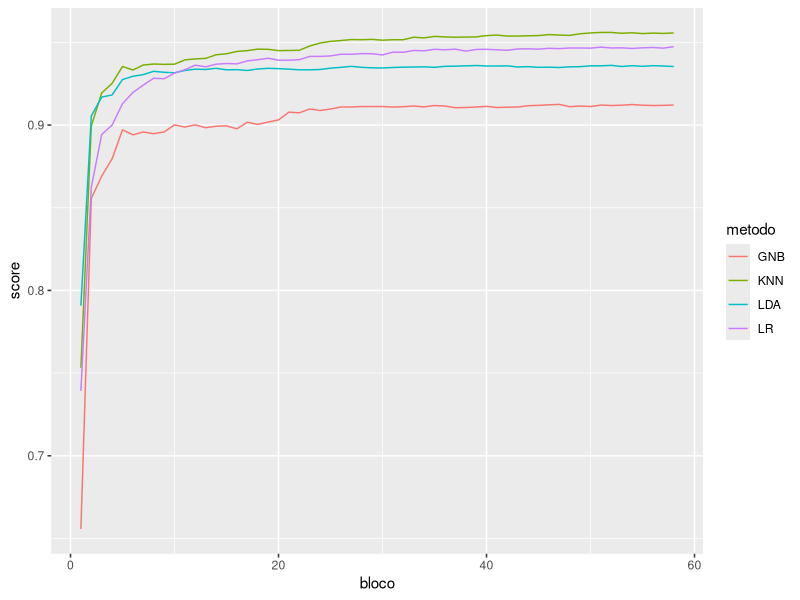
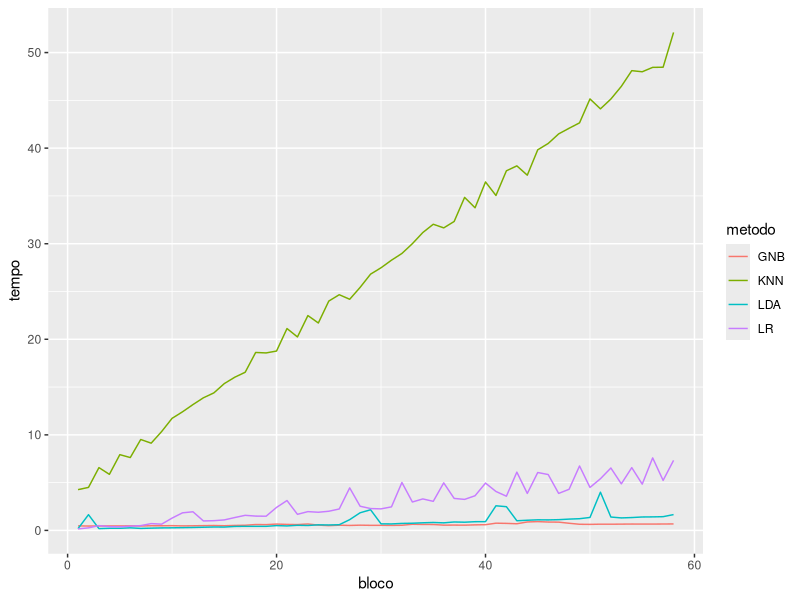
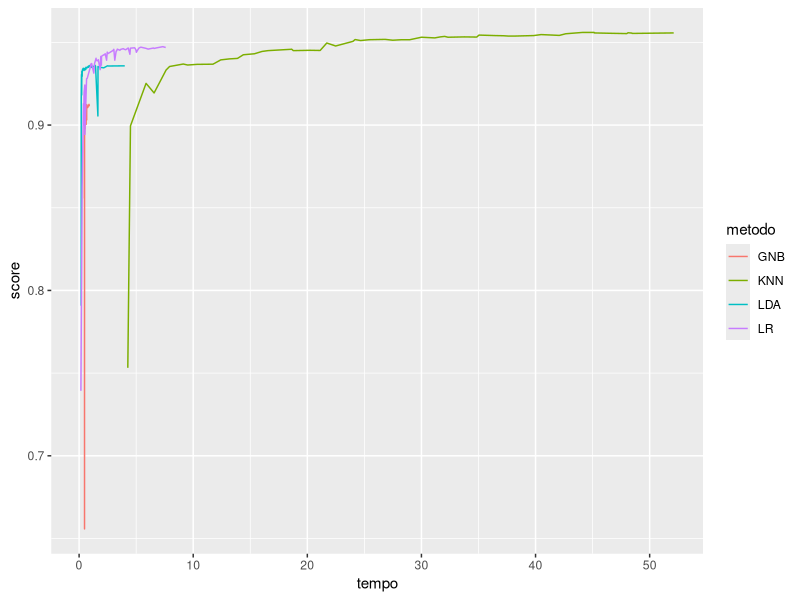
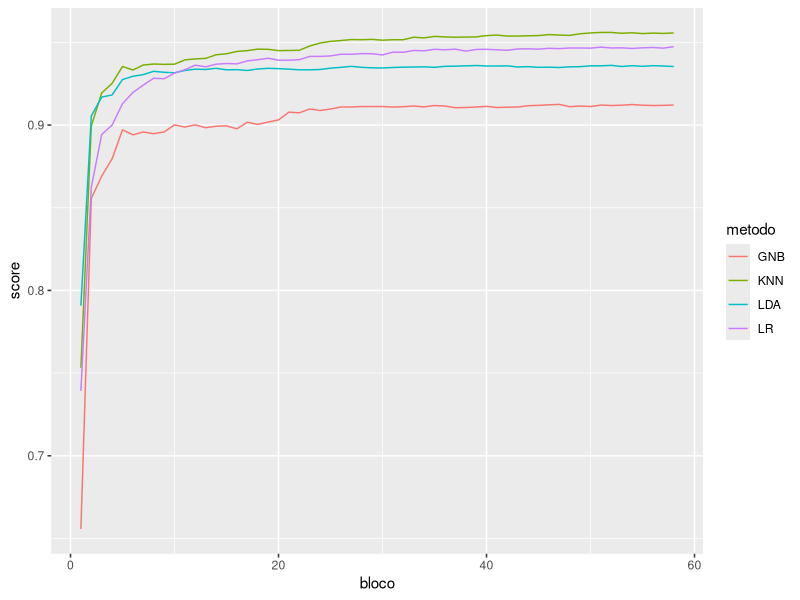
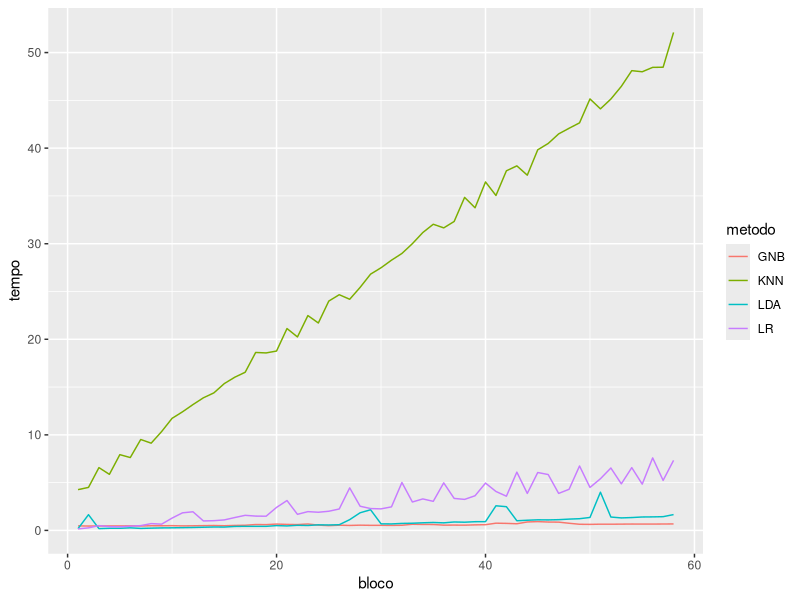
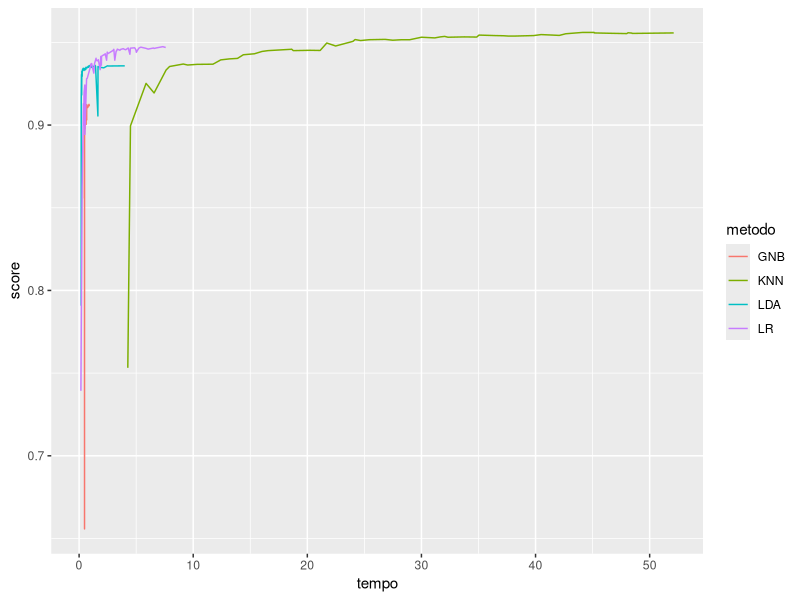

Here is the R script that generated these plots, in order: (Note: this script raises an error after producing the figures.)
## ---- chunk 1
knitr::opts_chunk$set(echo = TRUE)
## ---- chunk 2
blocos <- 1:58

## scores

lr_score <- c(
  0.7393, 0.8624, 0.8943, 0.9000, 0.9129, 0.9197, 0.9242, 
  0.9283, 0.9280, 0.9314, 0.9335, 0.9362, 0.9352, 0.9368, 
  0.9372, 0.9370, 0.9388, 0.9395, 0.9404, 0.9392, 0.9392, 
  0.9395, 0.9415, 0.9415, 0.9418, 0.9428, 0.9428, 0.9432, 
  0.9431, 0.9424, 0.9441, 0.9440, 0.9451, 0.9449, 0.9458, 
  0.9455, 0.9459, 0.9447, 0.9457, 0.9458, 0.9455, 0.9452, 
  0.9460, 0.9461, 0.9459, 0.9464, 0.9462, 0.9466, 0.9466, 
  0.9465, 0.9471, 0.9466, 0.9467, 0.9463, 0.9467, 0.9469, 
  0.9465, 0.9474
)
knn_score <- c(
  0.7532, 0.8995, 0.9194, 0.9252, 0.9354, 0.9333, 0.9363, 
  0.9369, 0.9367, 0.9368, 0.9394, 0.9400, 0.9403, 0.9425, 
  0.9431, 0.9445, 0.9450, 0.9459, 0.9458, 0.9450, 0.9451, 
  0.9452, 0.9478, 0.9496, 0.9506, 0.9511, 0.9517, 0.9516, 
  0.9518, 0.9513, 0.9516, 0.9516, 0.9531, 0.9527, 0.9536, 
  0.9533, 0.9531, 0.9532, 0.9533, 0.9541, 0.9544, 0.9538, 
  0.9538, 0.9540, 0.9541, 0.9547, 0.9544, 0.9542, 0.9552, 
  0.9557, 0.9560, 0.9560, 0.9555, 0.9558, 0.9553, 0.9556, 
  0.9554, 0.9557
)
gnb_score <- c(
  0.6558, 0.8556, 0.8691, 0.8796, 0.8971, 0.8941, 0.8958, 
  0.8948, 0.8958, 0.9001, 0.8988, 0.9001, 0.8984, 0.8993, 
  0.8995, 0.8977, 0.9017, 0.9004, 0.9018, 0.9031, 0.9078, 
  0.9074, 0.9097, 0.9088, 0.9097, 0.9109, 0.9109, 0.9112, 
  0.9112, 0.9112, 0.9109, 0.9111, 0.9115, 0.9110, 0.9118, 
  0.9115, 0.9105, 0.9106, 0.9109, 0.9113, 0.9106, 0.9108, 
  0.9109, 0.9117, 0.9119, 0.9122, 0.9125, 0.9111, 0.9115, 
  0.9112, 0.9121, 0.9118, 0.9120, 0.9124, 0.9120, 0.9118, 
  0.9119, 0.9121
)
lda_score <- c(
  0.7908, 0.9055, 0.9169, 0.9182, 0.9275, 0.9295, 0.9305, 
  0.9325, 0.9319, 0.9316, 0.9330, 0.9338, 0.9336, 0.9343, 
  0.9334, 0.9335, 0.9330, 0.9339, 0.9343, 0.9341, 0.9338, 
  0.9334, 0.9334, 0.9336, 0.9344, 0.9349, 0.9355, 0.9349, 
  0.9346, 0.9345, 0.9348, 0.9350, 0.9351, 0.9352, 0.9349, 
  0.9355, 0.9356, 0.9358, 0.9360, 0.9357, 0.9357, 0.9358, 
  0.9351, 0.9353, 0.9349, 0.9350, 0.9348, 0.9352, 0.9353, 
  0.9358, 0.9358, 0.9361, 0.9354, 0.9359, 0.9355, 0.9359, 
  0.9357, 0.9354
)

## tempo

lr_tempo <- c(
  0.1580, 0.2674, 0.5048, 0.397, 0.3819, 0.4371, 
  0.5025, 0.7137, 0.6554, 1.2889, 1.8421, 1.9517, 
  0.9907, 1.0192, 1.0998, 1.3473, 1.5804, 1.4997, 
  1.4856, 2.4087, 3.1269, 1.6846, 1.9681, 1.9013, 
  2.0063, 2.2429, 4.4504, 2.5306, 2.2884, 2.2558, 
  2.4650, 5.0161, 2.9737, 3.2955, 3.0433, 4.9760, 
  3.3483, 3.2475, 3.6282, 4.9522, 4.0758, 3.5796, 
  6.0984, 3.8736, 6.0592, 5.8478, 3.8723, 4.3039, 
  6.7435, 4.4962, 5.4081, 6.5302, 4.8733, 6.5704, 
  4.842, 7.589, 5.2344, 7.3317
)
knn_time <- c(
  04.2682, 04.5013, 06.571, 05.8672, 07.9289, 07.6253, 
  09.5135, 09.1288, 10.3448, 11.729, 12.4124, 13.1689, 
  13.8796, 14.3912, 15.3656, 16.0299, 16.553, 18.6206, 
  18.5721, 18.7697, 21.1235, 20.2452, 22.4805, 21.7048, 
  23.9975, 24.6640, 24.1858, 25.4328, 26.8170, 27.4834, 
  28.2759, 28.9812, 30.0044, 31.1699, 32.0367, 31.6555, 
  32.3268, 34.8468, 33.7590, 36.4634, 35.0449, 37.6300, 
  38.1448, 37.1710, 39.8298, 40.4879, 41.4895, 42.0812, 
  42.6466, 45.1496, 44.1108, 45.1389, 46.4636, 48.1075, 
  47.9914, 48.4514, 48.4674, 52.1068
)

gnb_time <- c(
  0.4754, 0.4584, 0.4665, 0.4664, 0.4654, 0.4790, 
  0.4640, 0.4882, 0.4865, 0.4978, 0.4741, 0.4852, 
  0.5011, 0.5150, 0.4909, 0.5239, 0.5415, 0.6179, 
  0.6066, 0.6655, 0.6288, 0.6132, 0.6739, 0.5548, 
  0.5001, 0.5469, 0.5214, 0.5495, 0.5324, 0.5346, 
  0.5238, 0.5400, 0.6438, 0.6231, 0.6194, 0.5533, 
  0.5589, 0.5506, 0.5817, 0.6002, 0.7572, 0.7367, 
  0.6967, 0.8846, 0.9222, 0.8777, 0.8678, 0.7493, 
  0.6440, 0.6322, 0.6534, 0.6491, 0.6588, 0.6680, 
  0.6659, 0.6648, 0.6706, 0.6794
)

lda_time <- c(
  0.1862, 1.6473, 0.1882, 0.2244, 0.223, 0.2709, 
  0.2105, 0.2381, 0.2632, 0.2726, 0.2896, 0.3073, 
  0.3339, 0.3588, 0.3524, 0.4168, 0.4302, 0.4273, 
  0.4271, 0.5049, 0.4700, 0.5366, 0.5157, 0.5852, 
  0.5694, 0.5962, 1.1273, 1.8477, 2.1616, 0.6892, 
  0.6794, 0.7336, 0.7524, 0.7978, 0.8319, 0.7925, 
  0.8841, 0.8601, 0.9127, 0.9183, 2.5774, 2.4831, 
  1.0113, 1.0661, 1.1097, 1.1000, 1.1252, 1.1841, 
  1.2263, 1.3570, 3.9993, 1.4007, 1.3090, 1.3469, 
  1.4059, 1.4164, 1.4388, 1.6564
)

todos_dados <- data.frame(
  "bloco" = rep(blocos, 4), 
  "score" = c(lr_score, knn_score, gnb_score, lda_score), 
  "tempo" = c(lr_tempo, knn_time, gnb_time, lda_time),
  "metodo" = c(
      rep("LR", 58), 
      rep("KNN", 58), 
      rep("GNB", 58), 
      rep("LDA", 58)
  )
)

#todos_dados
head(todos_dados)

## ---- chunk 3
library(ggplot2)

grafico1 <- ggplot(todos_dados, aes(x=bloco, y=score, color=metodo)) +
    geom_line(aes(group=metodo))

grafico1

ggsave("grafico1.png", grafico1)
## ---- chunk 4
grafico2 <- ggplot(todos_dados, aes(x=bloco, y=tempo, color=metodo)) +
    geom_line(aes(group=metodo))

grafico2

ggsave("grafico2.png", grafico2)
## ---- chunk 5
grafico3 <- ggplot(todos_dados, aes(x=tempo, y=score, color=metodo)) +
    geom_line(aes(group=metodo))

grafico3

ggsave("grafico3.png", grafico3)
## ---- chunk 6
## Tentei fazer um grafico 3d mas não deu certo, não tive tempo o suficiente para tentar de outras formas.

#grafico5 <- plot_ly(todos_dados, x= ~bloco, y=~score, z =~tempo) %>% add_surface() %>% layout()
#grafico5
## ---- chunk 7
bloco1 <- todos_dados %>%
  group_by(metodo) %>%
  filter(bloco == 1)

bloco1
## ---- chunk 8
bloco58 <- todos_dados %>%
  group_by(metodo) %>%
  filter(bloco == 58)

bloco58
## ---- chunk 9
bloco58 <- todos_dados %>%
  group_by(metodo) %>%
  filter(bloco == 58)

bloco58
